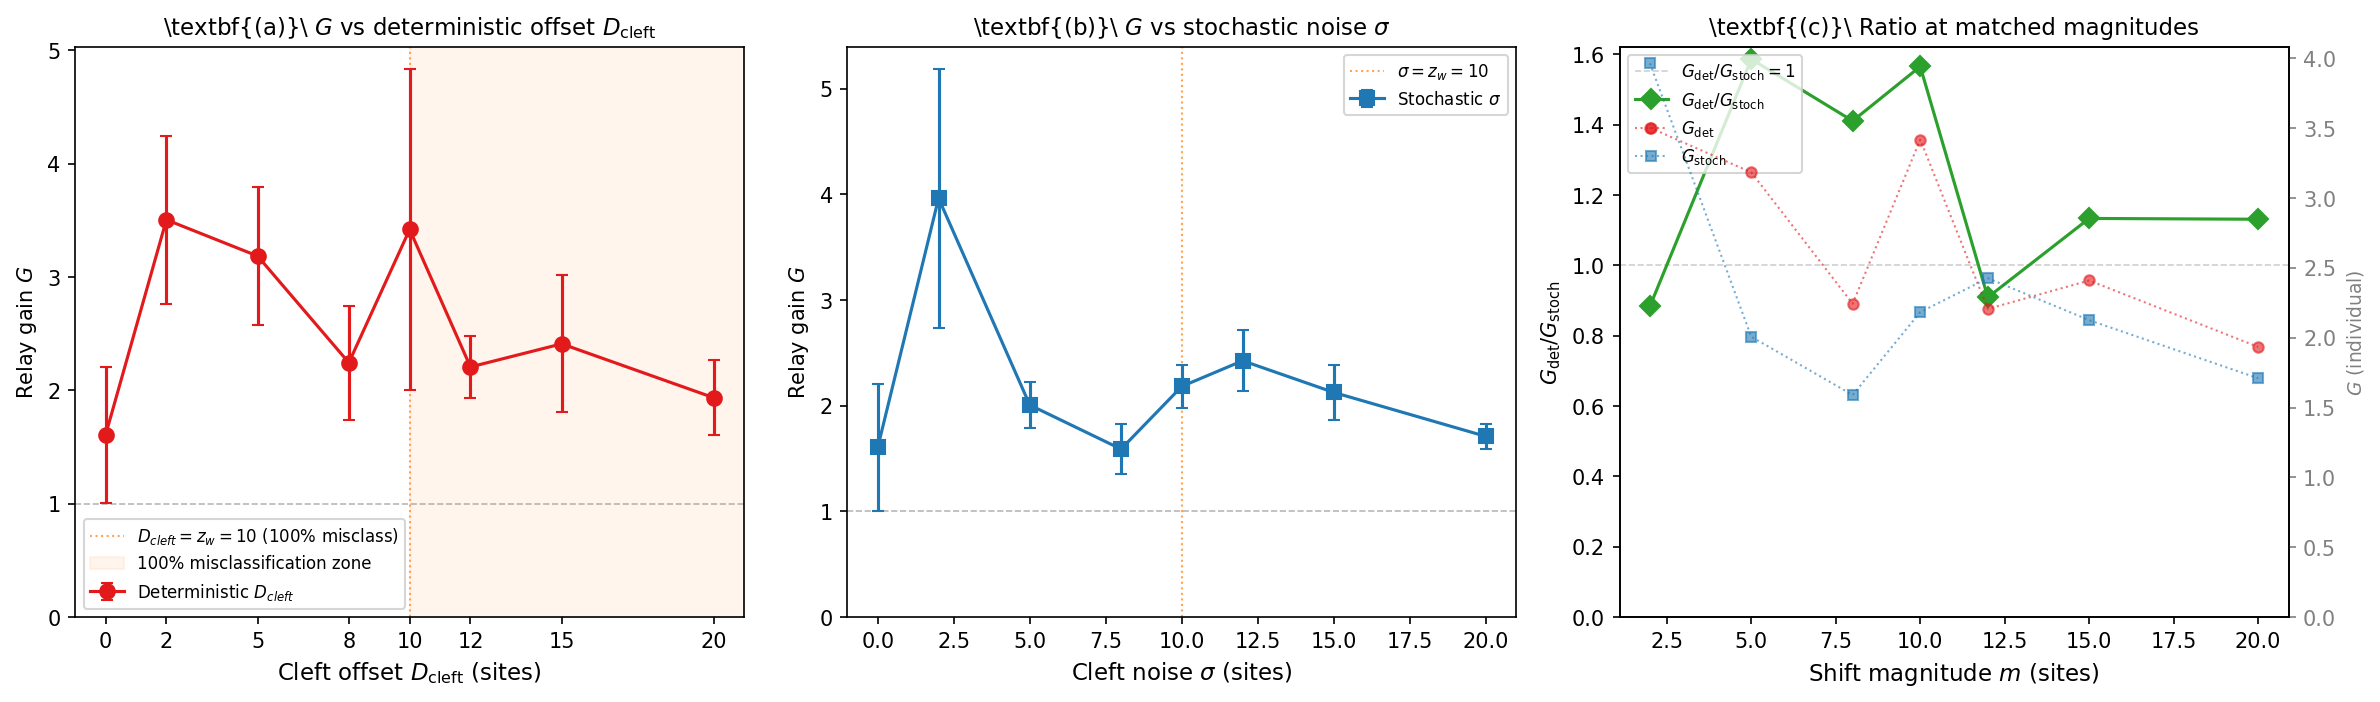

This figure's Python source:
"""
paper39_figure1.py -- Figure 1 for Paper 39: Synaptic Cleft Geometry

Three panels:
  (a) G vs D_cleft: deterministic shift -- stays high at all offsets
  (b) G vs sigma: stochastic noise -- also stays high, slower degradation
  (c) G_det vs G_stoch at matched magnitudes -- prediction reversal: det >= stoch
"""
import json, math, numpy as np, matplotlib
matplotlib.use("Agg")
import matplotlib.pyplot as plt
from collections import defaultdict
from scipy.stats import norm

RES = "results/paper39_results.json"
with open(RES) as f: data = json.load(f)

ZW = 10  # zone width for N=4
D_CLEFT_SWEEP = [0, 2, 5, 8, 10, 12, 15, 20]
SIGMA_SWEEP   = [2, 5, 8, 10, 12, 15, 20]

def mn(lst):
    v=[x for x in lst if x is not None and not math.isnan(x)]
    return float(np.mean(v)) if v else float('nan')
def se(lst):
    v=[x for x in lst if x is not None and not math.isnan(x)]
    return float(np.std(v,ddof=1)/math.sqrt(len(v))) if len(v)>1 else 0.

by = defaultdict(list)
for r in data: by[(r['mode'], r['shift_param'])].append(r)

ctrl_sg4n = mn([r['l2_sg4n'] for r in by[('ctrl',0)]])
G_det0 = mn([r['l2_sg4n'] for r in by[('det',0)]]) / ctrl_sg4n

# Build G arrays
G_det  = [mn([r['l2_sg4n'] for r in by[('det',d)]]) / ctrl_sg4n for d in D_CLEFT_SWEEP]
SE_det = [se([r['l2_sg4n']/ctrl_sg4n for r in by[('det',d)]]) for d in D_CLEFT_SWEEP]

G_stoch  = [G_det0] + [mn([r['l2_sg4n'] for r in by[('stoch',s)]]) / ctrl_sg4n for s in SIGMA_SWEEP]
SE_stoch = [SE_det[0]] + [se([r['l2_sg4n']/ctrl_sg4n for r in by[('stoch',s)]]) for s in SIGMA_SWEEP]
sigma_all = [0] + list(SIGMA_SWEEP)

# Analytical misclassification rate (deterministic)
def misclass_det(d, zw=ZW):
    """Fraction of waves that land in a different zone after shift d."""
    return min(1.0, (d % zw) / zw) if d % zw != 0 else (0.0 if d==0 else 0.0)

# Analytical misclassification rate (stochastic Gaussian)
def misclass_stoch(sigma, zw=ZW):
    """Average probability a wave shifts outside its launch zone.
    Assumes launch position uniform in [0, zw), nearest boundary at zw/2 on average."""
    if sigma < 1e-9: return 0.0
    # Integrate P(|N(0,sigma^2)| > dist_to_boundary) over uniform launch positions
    # dist_to_boundary = min(cx_within, zw - cx_within) for cx_within in [0, zw)
    total = 0.0
    N = 1000
    for i in range(N):
        cx = (i + 0.5) / N * zw
        d_left  = cx
        d_right = zw - cx
        d_min   = min(d_left, d_right)
        total  += 2 * norm.cdf(-d_min / sigma)  # P(|noise| > d_min)
    return total / N

misclass_d_arr = [misclass_det(d) for d in D_CLEFT_SWEEP]
misclass_s_arr = [misclass_stoch(s) for s in sigma_all]

# ── Figure ──────────────────────────────────────────────────────────────────
fig, axes = plt.subplots(1, 3, figsize=(16, 4.8))
GRAY='#888888'; BLUE='#1f77b4'; RED='#e31a1c'; GREEN='#2ca02c'; ORANGE='#ff7f0e'

# ─── Panel A: G vs D_cleft ──────────────────────────────────────────────
ax = axes[0]
ax.axhline(1.0, color=GRAY, lw=0.8, ls='--', alpha=0.6)
ax.axvline(ZW, color=ORANGE, lw=1.0, ls=':', alpha=0.7,
           label=f'$D_{{cleft}}=z_w={ZW}$ (100% misclass)')
ax.errorbar(D_CLEFT_SWEEP, G_det, yerr=SE_det, fmt='o-', color=RED,
            ms=7, capsize=3, lw=1.5, label='Deterministic $D_{{cleft}}$')
# Shade 100% misclassification region
ax.axvspan(ZW, max(D_CLEFT_SWEEP)+1, alpha=0.07, color=ORANGE,
           label='100% misclassification zone')
ax.set_xlabel(r'Cleft offset $D_\mathrm{cleft}$ (sites)', fontsize=11)
ax.set_ylabel(r'Relay gain $G$', fontsize=10)
ax.set_title(r'\textbf{(a)}\ $G$ vs deterministic offset $D_\mathrm{cleft}$', fontsize=11)
ax.legend(fontsize=8)
ax.set_ylim(bottom=0)
ax.set_xticks(D_CLEFT_SWEEP)

# ─── Panel B: G vs sigma ─────────────────────────────────────────────────
ax = axes[1]
ax.axhline(1.0, color=GRAY, lw=0.8, ls='--', alpha=0.6)
ax.axvline(ZW, color=ORANGE, lw=1.0, ls=':', alpha=0.7,
           label=f'$\\sigma=z_w={ZW}$')
ax.errorbar(sigma_all, G_stoch, yerr=SE_stoch, fmt='s-', color=BLUE,
            ms=7, capsize=3, lw=1.5, label='Stochastic $\\sigma$')
ax.set_xlabel(r'Cleft noise $\sigma$ (sites)', fontsize=11)
ax.set_ylabel(r'Relay gain $G$', fontsize=10)
ax.set_title(r'\textbf{(b)}\ $G$ vs stochastic noise $\sigma$', fontsize=11)
ax.legend(fontsize=8)
ax.set_ylim(bottom=0)

# ─── Panel C: G_det vs G_stoch at matched magnitudes ─────────────────────
ax = axes[2]
matched_m = [2, 5, 8, 10, 12, 15, 20]
Gs_det_m  = [mn([r['l2_sg4n'] for r in by[('det',m)]]) / ctrl_sg4n for m in matched_m]
Gs_stoch_m= [mn([r['l2_sg4n'] for r in by[('stoch',m)]]) / ctrl_sg4n for m in matched_m]

ax.axhline(1.0, color=GRAY, lw=0.8, ls='--', alpha=0.4, label='$G_\mathrm{det}/G_\mathrm{stoch}=1$')
ax.plot(matched_m, [d/s for d,s in zip(Gs_det_m,Gs_stoch_m)],
        'D-', color=GREEN, ms=7, lw=1.5, label=r'$G_\mathrm{det}/G_\mathrm{stoch}$')

# Also plot both G curves on twin axis
ax2=ax.twinx()
ax2.plot(matched_m, Gs_det_m,  'o:', color=RED,  ms=5, lw=1.0, alpha=0.6, label='$G_\mathrm{det}$')
ax2.plot(matched_m, Gs_stoch_m,'s:', color=BLUE, ms=5, lw=1.0, alpha=0.6, label='$G_\mathrm{stoch}$')
ax2.set_ylabel(r'$G$ (individual)', fontsize=9, color='gray')
ax2.tick_params(colors='gray')
ax2.set_ylim(bottom=0)
lines2,labs2=ax2.get_legend_handles_labels()

ax.set_xlabel(r'Shift magnitude $m$ (sites)', fontsize=11)
ax.set_ylabel(r'$G_\mathrm{det} / G_\mathrm{stoch}$', fontsize=10)
ax.set_title(r'\textbf{(c)}\ Ratio at matched magnitudes', fontsize=11)
lines1,labs1=ax.get_legend_handles_labels()
ax.legend(lines1+lines2, labs1+labs2, fontsize=8, loc='upper left')
ax.set_ylim(bottom=0)

plt.tight_layout()
fig.savefig('paper39_figure1.png', dpi=150, bbox_inches='tight')
fig.savefig('paper39_figure1.pdf', bbox_inches='tight')
print("Saved paper39_figure1.png / .pdf")

# ── Print misclassification analysis ────────────────────────────────────────
print("\n=== Analytical misclassification vs G ===")
print(f"  ctrl baseline sg4n = {ctrl_sg4n:.4f}")
print(f"\n  Deterministic:")
print(f"  {'D_cleft':>8} {'misclass%':>10} {'G':>8}")
for d, G, mc in zip(D_CLEFT_SWEEP, G_det, misclass_d_arr):
    print(f"  {d:8d} {mc*100:10.0f}% {G:8.3f}")

print(f"\n  Stochastic:")
print(f"  {'sigma':>7} {'misclass%':>10} {'G':>8}")
for s, G, mc in zip(sigma_all, G_stoch, misclass_s_arr):
    print(f"  {s:7d} {mc*100:10.1f}% {G:8.3f}")

print(f"\n  Ratio G_det/G_stoch at matched magnitudes:")
print(f"  {'m':>4} {'G_det':>8} {'G_stoch':>9} {'ratio':>7}")
for m, Gd, Gs in zip(matched_m, Gs_det_m, Gs_stoch_m):
    print(f"  {m:4d} {Gd:8.3f} {Gs:9.3f} {Gd/Gs:7.3f}")
